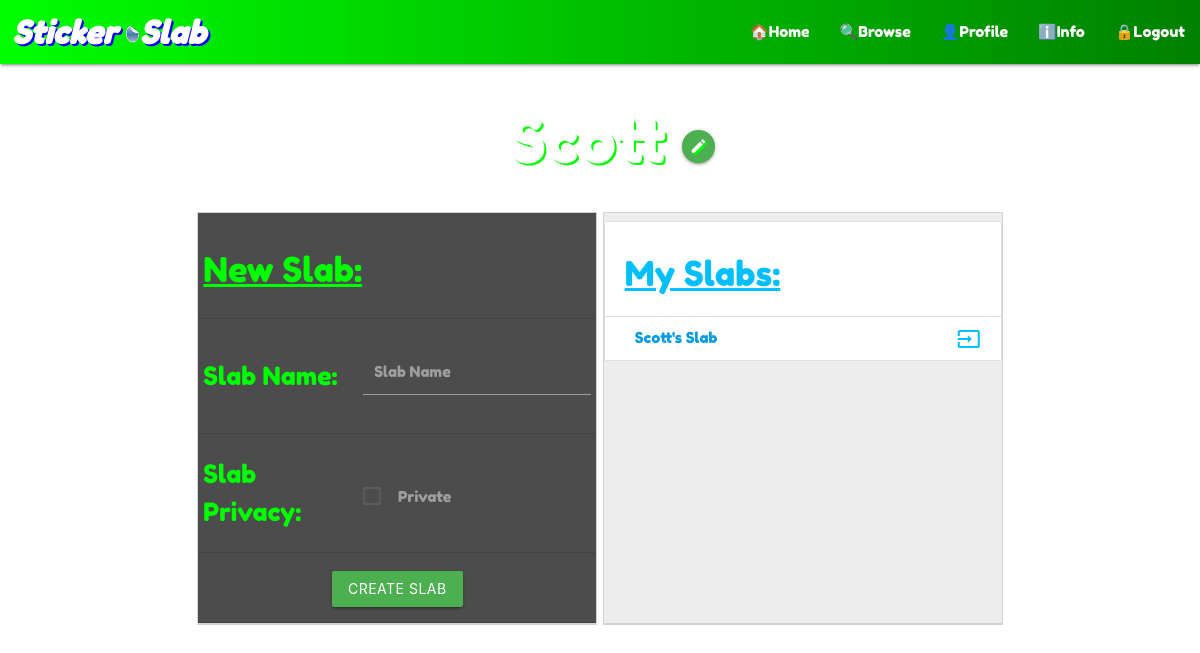
/profile/ (signed in), run on an earlier commit of the app's database.
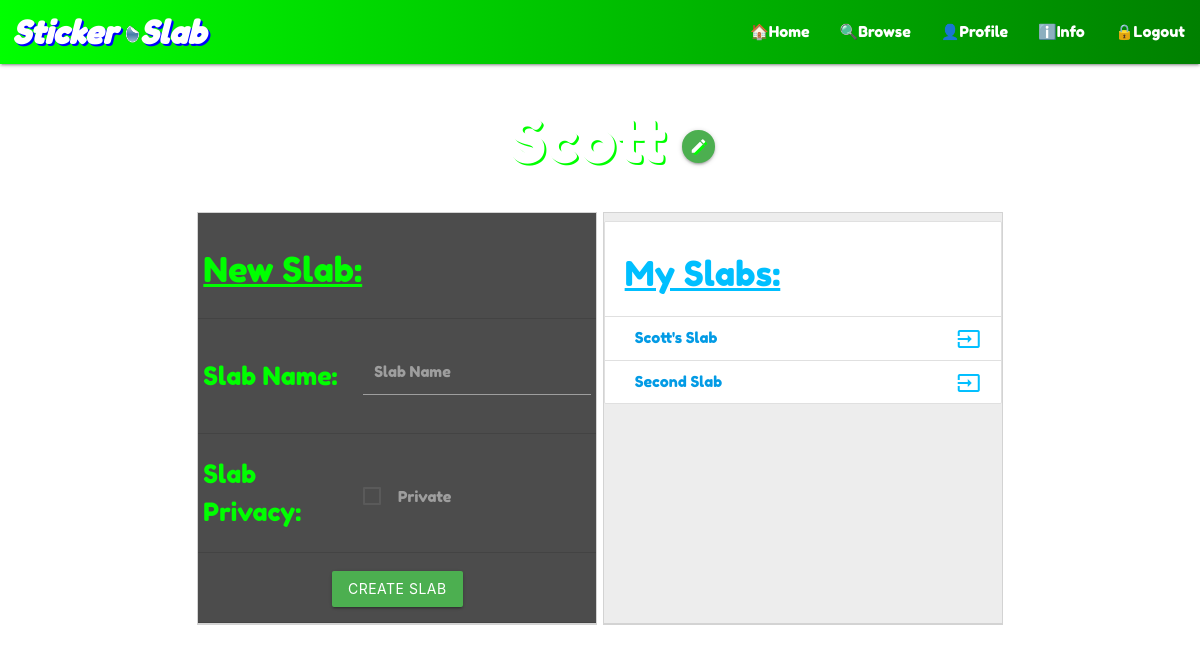
And on a later commit of the database.
### slab/models.py (models this page shows, shortened)
class Slab(models.Model):
    user = models.ForeignKey(User, on_delete=models.PROTECT)
    name = models.CharField(max_length=200)
    private = models.BooleanField(default=False)

### slab/views.py (the view)
# urls.py: path('profile/', views.profile, name='profile'),
@login_required
def profile(request):
    return render(request, 'profile.html', {})

### slab/templates/profile.html (shortened to what this page needs)
{% extends 'base.html' %}
{% block content %}
<center>
<h1>{{user.username}} <a class="btn-floating btn-small waves-effect waves-light green"><i class="material-icons">edit</i></a></h1>
<div id="main_div" name="main_div" class="container">
    <div id="create_new" name="create_new" class="item col s12 m6">
        <span class="flow-text">
            <form action="{% url 'slab:create_slab' %}" method="post">
                <table>
                    <thead>
                    <th colspan="2"><h4>New Slab:</h4></th>
                    </thead>
                    <tbody>
                        <tr>
                            <td><font>Slab Name:</font></td>
                            <td>
                                <div class="input-field col s6">
                                    <input id="slab_name" name="slab_name" type="text" class="validate">
                                    <label for="slab_name">Slab Name</label>
                                </div>
                            </td>
                        </tr>
                        <tr>
                            <td><font>Slab Privacy:</font></td>
                            <td>
                                <p>
                                    <label>
                                        <span>Private</span>
                                    </label>
                                </p>
                            </td>
                        </tr>
                        <tr>
                            <td colspan ="2"><center><button class="btn btn-primary green" type="submit">Create Slab</button></center></td>
                        </tr>
                    </tbody>
                </table>
            </form>
        </span>
    </div>
    <div id="my_slabs" name="my_slabs" class="item col s12 m6">
        <ul class="collection with-header">
            <li class="collection-header"><h4>My Slabs:</h4></li>
            {% for slab in user.slab_set.all %}
            <li class="collection-item"><a href="{% url 'slab:show_slab' slab.id %}"><font>{{slab.name}}</font><div class="secondary-content"><i class="material-icons icon-blue">input</i></div></a></li>
            {% endfor %}
        </ul>
    </div>
</div>
</center>
{% endblock %}

### slab/templates/base.html (shortened to what this page needs)
{% load static %}
<!DOCTYPE html>
<html lang="en">
<head>
    <link rel="stylesheet" type="text/css" href="{% static 'slab/style.css' %}"/>
    <link rel="stylesheet" href="https://cdnjs.cloudflare.com/ajax/libs/materialize/1.0.0/css/materialize.min.css">
</head>
<body>
    <nav>
        <div class="nav-wrapper">
            <a id="site_name" name="site_name" href="{% url 'slab:index' %}" class="brand-logo">
                {% load static %}
                Sticker <img id="logo" src="{% static 'slab/images/logo.png' %}" width="15" height="20" class="d-inline-block align-top" alt="Sticker Slab">Slab
            </a>
            <ul class="right hide-on-med-and-down">
                <li><a href="{% url 'slab:index' %}">🏠Home</a></li>
                <li><a href="{% url 'slab:browse' %}">🔍Browse</a></li>
                <li><a href="{% url 'slab:profile' %}">👤Profile</a></li>
                <li><a href="{% url 'slab:info' %}">ℹ️Info</a></li>
                {% if user.is_authenticated %}
                <li class="nav-item">
                    <a class="nav-link" href="{% url 'slab:signout_user' %}">🔒Logout</a>
                </li>
                {% else %}
                <li class="nav-item">
                    <a class="nav-link" href="{% url 'slab:register' %}">🔓Login</a>
                </li>
                {% endif %}
            </ul>
        </div>
    </nav>
{% block content %}
{% endblock %}
</body>
</html>

### slab/static/slab/style.css (style rules this page uses)
body { background: white url("images/background.jpg") no-repeat center center fixed; background-size: cover; max-width: 100%; overflow-x: hidden; font-family: 'Fredoka One', cursive; }
h1 { color: white; font-weight: bold; text-shadow: 2px 2px Lime; padding-left: 2%; }
h4 { text-decoration: underline; }
#main_div { margin: 1%; padding: 1%; }
#site_name { padding-left: 1%; font-weight: bold; font-style: italic; text-shadow: 2px 2px blue; flex-shrink: 5px; }
.nav-wrapper { background: linear-gradient(to right, Lime, Green); }
table { width: 40%; padding: 5%; border: 3px solid black; }
.container { text-align: left; display: flex; flex-direction: row; flex-wrap: wrap; align-items: stretch; align-content: space-around; justify-content: space-evenly; }
.item { width: 400px; }
#my_slabs { border-style: solid; border-color: LightGray; border-width: 1px; border-bottom-width: 2px; color: DeepSkyBlue; background-color: rgba(230, 230, 230, 0.7); }
i.icon-blue { color: DeepSkyBlue; }
#create_new { border-style: solid; border-color: LightGray; border-width: 1px; border-bottom-width: 2px; color: lime; background-color: rgba(0, 0, 0, 0.7); }

What changed in the data, as far as the page shows it:
added Slab: name "Second Slab"
